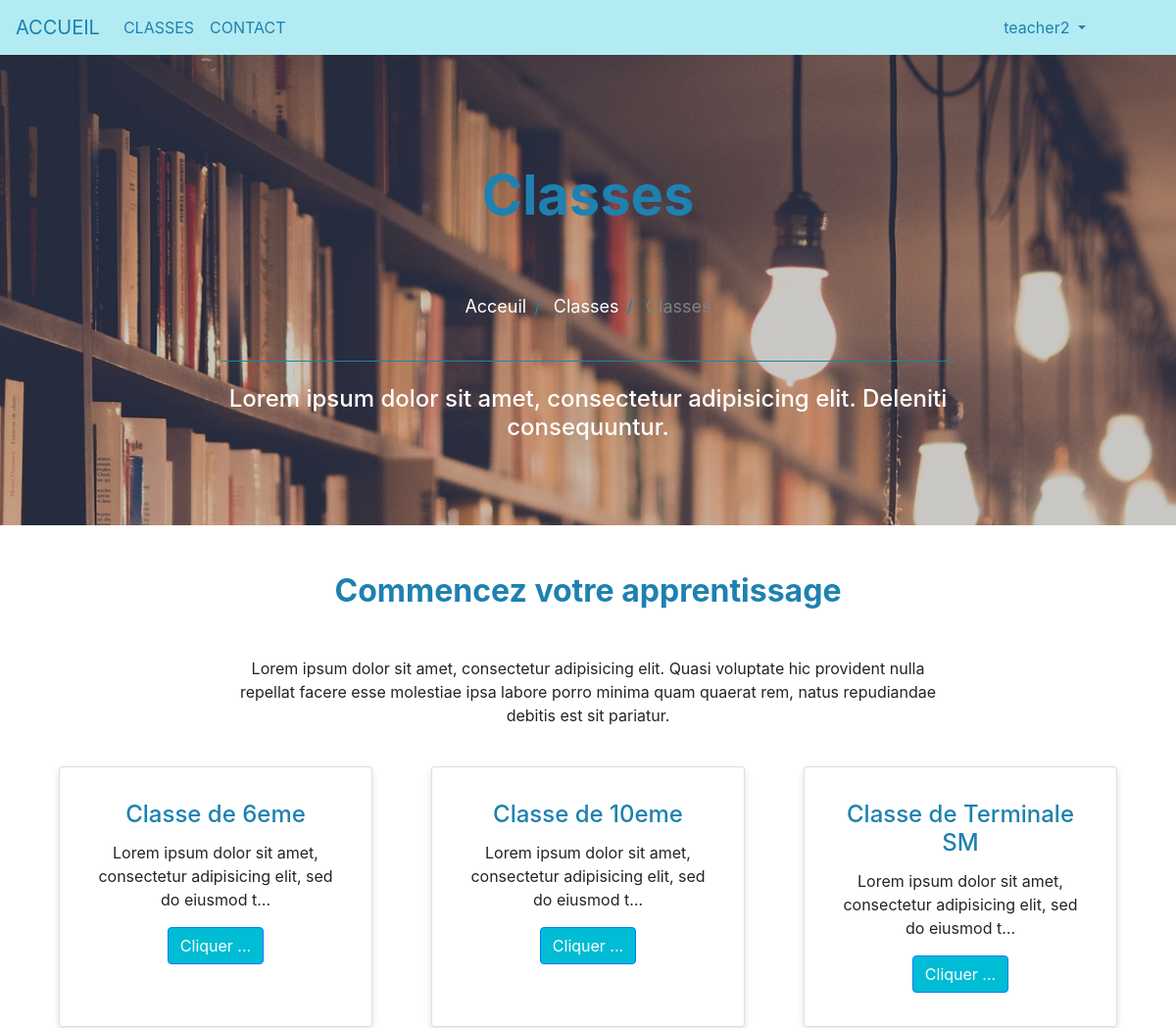
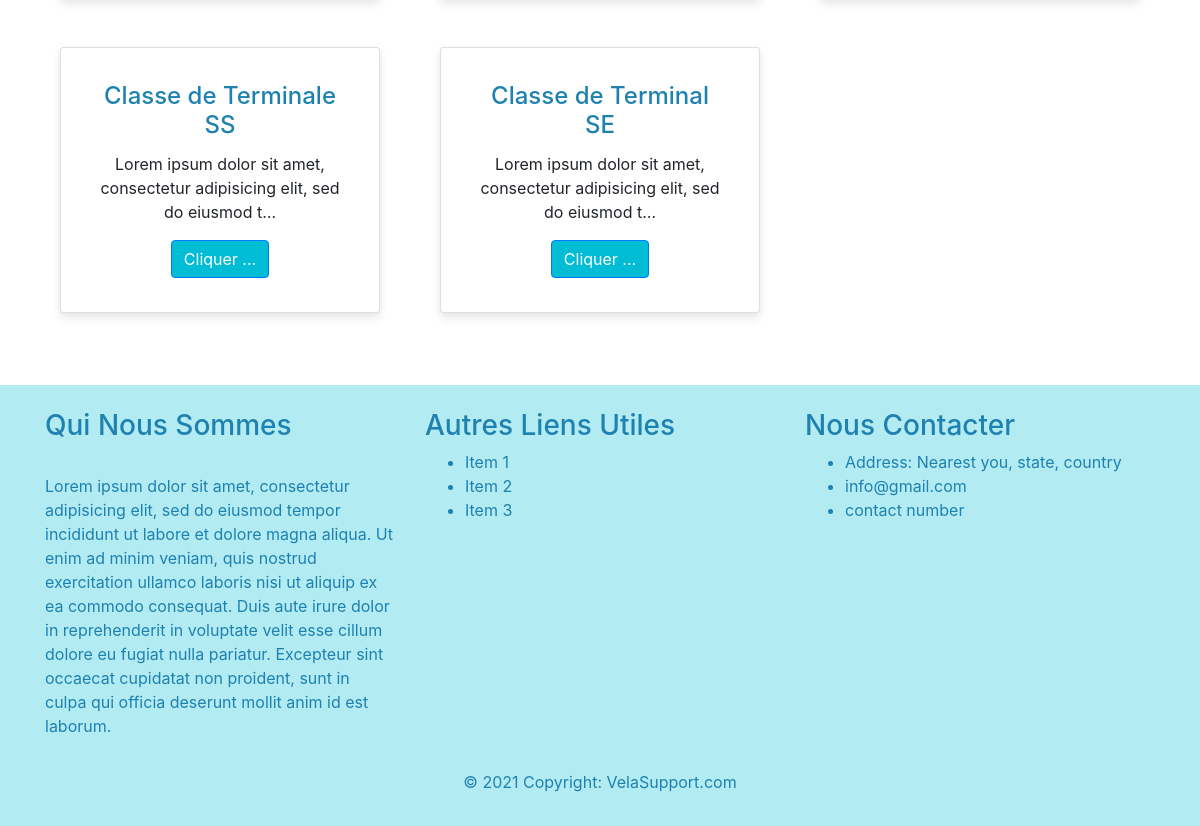
Screenshot of /curriculum/ (signed in) with the database file from the repository (2 pictures, top to bottom).
### curriculum/models.py (models this page shows, shortened)
class Standard(models.Model):
    name = models.CharField(max_length=100, unique=True)
    slug = models.SlugField(null=True, blank=True)
    description = models.TextField(max_length=500,blank=True)

### curriculum/views.py (the view)
# urls.py: path('', views.StandardListView.as_view(), name='standard_list'),
class StandardListView(ListView):
    context_object_name = 'standards'
    model = Standard
    template_name = 'curriculum/standard_list_view.html'

### curriculum/templates/curriculum/standard_list_view.html (shortened to what this page needs)
{% extends 'base.html' %}
{% load static %}
{% block image_block %}
<header class="info-header">
  <div id="page-intro" class="container-fluid d-flex align-items-center justify-content-center ">
    <div class="row d-flex justify-content-center text-center">
      <div class="col-md-10 text-white">
        <h2 class="display-4 font-weight-bold  p-5 " style="color:#1e81b0;" > Classes </h2>
        <div class="row d-flex justify-content-center text-center">
          <ul class="breadcrumb">
            <li><a href="{% url 'index' %}">Acceuil</a></li>
            <li><a href="{% url 'curriculum:standard_list' %}">Classes</a></li>
            <li class="disabled-text">Classes</li>
          </ul>
        </div>
        <hr style="color:#1e81b0;">
        <h4 class="white-text my-4">Lorem ipsum dolor sit amet, consectetur adipisicing elit.
                  Deleniti
                  consequuntur.</h4>
  </div>
</header>
{% endblock %}
{% block content %}
<section id="best-features" class="text-center">
              <h2 class="mb-5 mt-5 font-weight-bold" style="color:#1e81b0;">Commencez votre apprentissage</h2>
              <div class="row d-flex justify-content-center mb-4">
                <div class="col-md-8">
                  <p class="grey-text">Lorem ipsum dolor sit amet, consectetur adipisicing elit. Quasi voluptate
                                    hic
                                    provident nulla repellat
                                    facere esse molestiae ipsa labore porro minima quam quaerat rem, natus repudiandae debitis
                                    est
                                    sit pariatur.</p>
                </div>
              </div>
              <div class="row">
                      {% for standard in standards %}
                      <div class="col-md-4 d-flex mb-5 justify-content-center">
                        <div class="card card-std text-center" style="width: 20rem;">
                          <div class="card-body text-center">
                            <h4 class="card-title" style="color:#1e81b0;">{{standard.name}}</h4>
                            <p class="card-text">{{standard.description|truncatechars:75}}</p>
                            {% if user.is_authenticated %}
                            <a href="{% url 'curriculum:subject_list' slug=standard.slug %}" class="btn btn-primary" style="background-color:#00bcd4;">Cliquer ...</a>
                            {%else%}
                            <p>Register or login to start learning</p>
                            <a href="{% url 'user_login' %}" class="btn btn-std" style="background-color:#00bcd4;">Se Connecter</a>
                            <a href="{% url 'register' %}" class="btn btn-std" style="background-color:#00bcd4;">S'enregister</a>
                            {%endif%}
                          </div>
                        </div>
                      </div>
                      {% endfor %}
              </div>
</section>
{%endblock%}

### templates/base.html (shortened to what this page needs)
<!doctype html>
<html lang="en" dir="ltr">
  <head>
    {% load static %}
    <link rel="stylesheet" href="https://stackpath.bootstrapcdn.com/bootstrap/4.5.0/css/bootstrap.min.css">
    <link rel="stylesheet" href="{% static 'css/master_css.css' %}">
  </head>
  <body>
              <nav class="navbar navbar-expand-lg navbar-light bg-light">
                <a class="navbar-brand" href="{% url 'index' %}" style="color:#1e81b0;">ACCUEIL</a>
                <div class="collapse navbar-collapse" id="navbarSupportedContent">
                  <ul class="navbar-nav mr-auto">
                    <li class="nav-item active">
                      <a class="nav-link" href="{% url 'curriculum:standard_list' %}" style="color:#1e81b0;">CLASSES <span class="sr-only">(current)</span></a>
                    </li>
                    <li class="nav-item">
                      <a class="nav-link" href="{% url 'contact' %}" style="color:#1e81b0;">CONTACT</a>
                    </li>
                  </ul>
                  {% if user.is_authenticated %}
                  <div class="col-auto mr-5">
                    <div class="my-2 my-lg-0">
                            <div class="dropdown" >
                              <button class="btn dropdown-toggle" style="color:#1e81b0;" type="button" id="dropdownMenuButton" data-toggle="dropdown" aria-haspopup="true" aria-expanded="false">
                                          {{request.user.username}}
                              </button>
                            </div>
                      {% else %}
                        <a class="nav-link" href="{% url 'user_login' %}">Se Connecter</a>
                        <a class="nav-link" href="{% url 'register' %}">S'enregistrer</span> </a>
                    </div>
                  </div>
                  {% endif %}
                </div>
              </nav>
          {% block image_block %}
          {% endblock %}
    <div class="container">
        {%block content%}
        {%endblock%}
    </div>
    <footer class="page-footer" style="color:#1e81b0; background-color:#b2ebf2;">
      <div class="container">
        <div class="row mt-4">
                  <div class="col-md-4 mt-4">
                            <h3>Qui Nous Sommes</h3> <br>
                            <p>Lorem ipsum dolor sit amet, consectetur adipisicing elit, sed do eiusmod tempor incididunt ut labore et dolore magna aliqua. Ut enim ad minim veniam, quis nostrud exercitation ullamco laboris nisi ut aliquip ex ea commodo consequat. Duis aute irure dolor in reprehenderit in voluptate velit esse cillum dolore eu fugiat nulla pariatur. Excepteur sint occaecat cupidatat non proident, sunt in culpa qui officia deserunt mollit anim id est laborum.</p>
                  </div>
                  <div class="col-md-4 mt-4">
                            <h3>Autres Liens Utiles</h3>
                            <ul>
                              <li>Item 1</li>
                              <li>Item 2</li>
                              <li>Item 3</li>
                            </ul>
                  </div>
                  <div class="col-md-4 mt-4">
                            <h3>Nous Contacter</h3>
                            <ul>
                              <li>Address: Nearest you, state, country</li>
                              <li>info@gmail.com</li>
                              <li>contact number</li>
                            </ul>
                  </div>
        </div>
        <div class="footer-copyright text-center py-3">
            <p>© 2021 Copyright: VelaSupport.com</p>
        </div>
      </div>
    </footer>
  </body>
</html>

### static/css/master_css.css (style rules this page uses)
html, body, header, #intro { height: 100%; }
.bg-light { background-color:#b2ebf2 !important; transition:0.5s ease; }
.navbar-light .navbar-nav .nav-link { color: #1e81b0; }
.navbar-light .nav-link { color: #1e81b0; }
.navbar-expand-lg { background-color: #b2ebf2; }
.text-white { color: white; }
hr { border-color: inherit; }
.info-header { height: 60%; }
#page-intro { height: 100%; }
#page-intro { background:linear-gradient(rgba(0, 0, 0, 0.2), rgba(0, 0, 0, 0.2)), url("/static/Images/library.jpg")no-repeat center center fixed; -webkit-background-size: cover; -moz-background-size: cover; -o-background-size: cover; background-size: cover; }
ul.breadcrumb { padding: 10px 16px; list-style: none; background-color: transparent; }
ul.breadcrumb li { display: inline; font-size: 18px; }
ul.breadcrumb li+li:before { padding: 8px; color: #1e81b0; content: "/\00a0"; }
ul.breadcrumb li a { color: white; text-decoration: none; }
.disabled-text { color: gray; }
.card-std { border-radius: 4px; background: #fff; box-shadow: 0 6px 10px rgba(0,0,0,.08), 0 0 6px rgba(0,0,0,.05); transition: .3s transform cubic-bezier(.155,1.105,.295,1.12),.3s box-shadow,.3s -webkit-transform cubic-bezier(.155,1.105,.295,1.12); padding: 14px 14px 14px 14px; cursor:default; }

### rows the page displays
Standard: name "Classe de 6eme", description "Lorem ipsum dolor sit amet, consectetur adipisicing elit, sed do eiusmod t…"
Standard: name "Classe de 10eme", description "Lorem ipsum dolor sit amet, consectetur adipisicing elit, sed do eiusmod t…"
Standard: name "Classe de Terminale SM", description "Lorem ipsum dolor sit amet, consectetur adipisicing elit, sed do eiusmod t…"
Standard: name "Classe de Terminale SS", description "Lorem ipsum dolor sit amet, consectetur adipisicing elit, sed do eiusmod t…"
Standard: name "Classe de Terminal SE", description "Lorem ipsum dolor sit amet, consectetur adipisicing elit, sed do eiusmod t…"

### other values shown
{{ request.user.username }} "teacher2"
